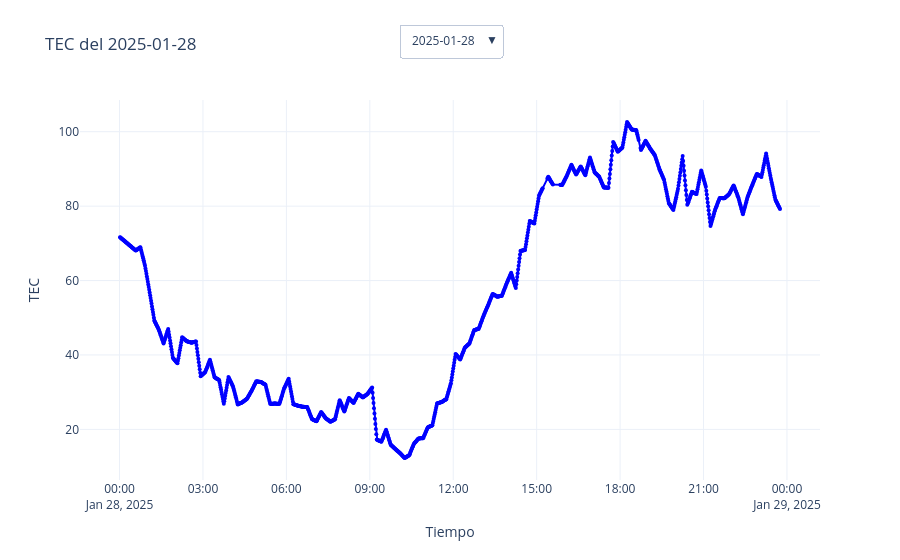
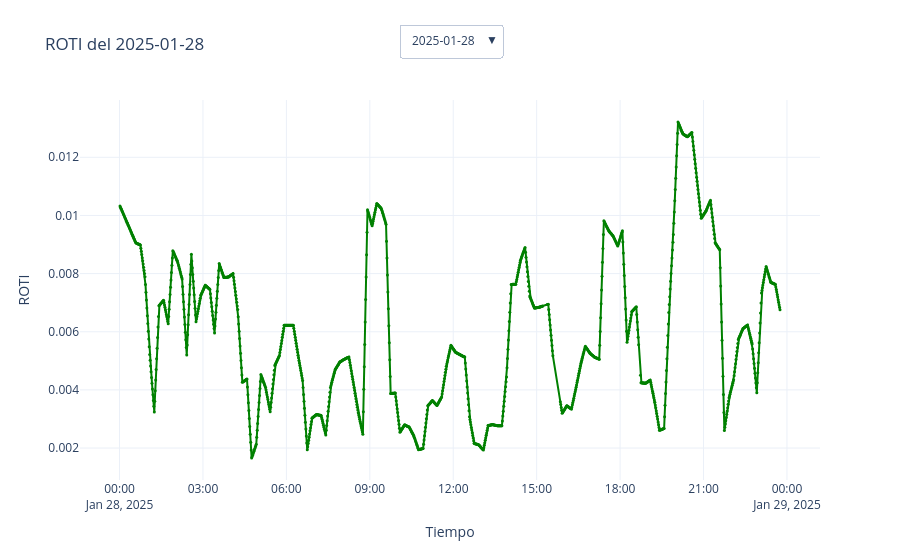

Notebook source saved alongside these figures, in order:
### Markdown cell above
# **📊 5. Visualización interactiva de TEC y ROTI**

El siguiente bloque genera gráficos dinámicos por día de observación con cintilación, usando Plotly.

### Code cell
# =====================================
# 5. Visualización interactiva de TEC y ROTI
# =====================================

df = df_FINAL_CINT.copy()
df["Fecha"] = df["Tiempo"].dt.date
fechas_unicas = sorted(df["Fecha"].unique())
n_fechas = len(fechas_unicas)

trazas_tec, trazas_roti = [], []
botones_fechas_tec, botones_fechas_roti = [], []

for i, fecha in enumerate(fechas_unicas):
    inicio = pd.to_datetime(fecha)
    fin = inicio + timedelta(days=1)
    df_dia = df[(df["Tiempo"] >= inicio) & (df["Tiempo"] < fin)]

    # --- TEC ---
    trazas_tec.append(go.Scatter(
        x=df_dia["Tiempo"], y=df_dia["TEC"],
        mode="lines+markers",
        name=f"TEC - {fecha}",
        marker=dict(size=4, color="blue"),
        visible=(i == 0)
    ))

    # --- ROTI ---
    trazas_roti.append(go.Scatter(
        x=df_dia["Tiempo"], y=df_dia["ROTI"],
        mode="lines+markers",
        name=f"ROTI - {fecha}",
        marker=dict(size=3, color="green"),
        visible=(i == 0)
    ))

    # Botones de selección
    vis_tec = [False] * n_fechas
    vis_roti = [False] * n_fechas
    vis_tec[i] = True
    vis_roti[i] = True

    botones_fechas_tec.append(dict(
        label=str(fecha),
        method="update",
        args=[{"visible": vis_tec}, {"title": f"TEC del {fecha}"}]
    ))

    botones_fechas_roti.append(dict(
        label=str(fecha),
        method="update",
        args=[{"visible": vis_roti}, {"title": f"ROTI del {fecha}"}]
    ))

# --- Figura TEC ---
fig_tec = go.Figure(data=trazas_tec)
fig_tec.update_layout(
    title=f"TEC del {fechas_unicas[0]}",
    xaxis_title="Tiempo", yaxis_title="TEC",
    template="plotly_white",
    updatemenus=[dict(buttons=botones_fechas_tec, direction="down", showactive=True, x=0.5, y=1.2, xanchor="center", yanchor="top")],
    height=400
)

# --- Figura ROTI ---
fig_roti = go.Figure(data=trazas_roti)
fig_roti.update_layout(
    title=f"ROTI del {fechas_unicas[0]}",
    xaxis_title="Tiempo", yaxis_title="ROTI",
    template="plotly_white",
    updatemenus=[dict(buttons=botones_fechas_roti, direction="down", showactive=True, x=0.5, y=1.2, xanchor="center", yanchor="top")],
    height=400
)

fig_tec.show()
fig_roti.show()

### Figure 1 — Plotly figure (JSON) as saved in the notebook; plotly's stock layout.template omitted (floating-point values rounded to 4 significant figures; data arrays with more than 128 entries replaced by an {"elided": "..."} marker saying what was removed)
{"data": [{"marker": {"color": "blue", "size": 4}, "mode": "lines+markers", "name": "TEC - 2025-01-28", "type": "scatter", "visible": true, "x": {"elided": "1398 str values"}, "y": {"elided": "1398 float values"}}, {"marker": {"color": "blue", "size": 4}, "mode": "lines+markers", "name": "TEC - 2025-01-30", "type": "scatter", "visible": false, "x": {"elided": "1425 str values"}, "y": {"elided": "1425 float values"}}, {"marker": {"color": "blue", "size": 4}, "mode": "lines+markers", "name": "TEC - 2025-01-31", "type": "scatter", "visible": false, "x": {"elided": "1425 str values"}, "y": {"elided": "1425 float values"}}, {"marker": {"color": "blue", "size": 4}, "mode": "lines+markers", "name": "TEC - 2025-02-01", "type": "scatter", "visible": false, "x": {"elided": "1425 str values"}, "y": {"elided": "1425 float values"}}, {"marker": {"color": "blue", "size": 4}, "mode": "lines+markers", "name": "TEC - 2025-02-04", "type": "scatter", "visible": false, "x": {"elided": "1425 str values"}, "y": {"elided": "1425 float values"}}, {"marker": {"color": "blue", "size": 4}, "mode": "lines+markers", "name": "TEC - 2025-02-05", "type": "scatter", "visible": false, "x": {"elided": "1425 str values"}, "y": {"elided": "1425 float values"}}, {"marker": {"color": "blue", "size": 4}, "mode": "lines+markers", "name": "TEC - 2025-02-06", "type": "scatter", "visible": false, "x": {"elided": "1425 str values"}, "y": {"elided": "1425 float values"}}, {"marker": {"color": "blue", "size": 4}, "mode": "lines+markers", "name": "TEC - 2025-02-07", "type": "scatter", "visible": false, "x": {"elided": "1425 str values"}, "y": {"elided": "1425 float values"}}, {"marker": {"color": "blue", "size": 4}, "mode": "lines+markers", "name": "TEC - 2025-02-08", "type": "scatter", "visible": false, "x": {"elided": "1425 str values"}, "y": {"elided": "1425 float values"}}, {"marker": {"color": "blue", "size": 4}, "mode": "lines+markers", "name": "TEC - 2025-02-09", "type": "scatter", "visible": false, "x": {"elided": "1425 str values"}, "y": {"elided": "1425 float values"}}, {"marker": {"color": "blue", "size": 4}, "mode": "lines+markers", "name": "TEC - 2025-02-11", "type": "scatter", "visible": false, "x": {"elided": "1425 str values"}, "y": {"elided": "1425 float values"}}, {"marker": {"color": "blue", "size": 4}, "mode": "lines+markers", "name": "TEC - 2025-02-12", "type": "scatter", "visible": false, "x": {"elided": "1425 str values"}, "y": {"elided": "1425 float values"}}, {"marker": {"color": "blue", "size": 4}, "mode": "lines+markers", "name": "TEC - 2025-02-13", "type": "scatter", "visible": false, "x": {"elided": "1425 str values"}, "y": {"elided": "1425 float values"}}, {"marker": {"color": "blue", "size": 4}, "mode": "lines+markers", "name": "TEC - 2025-02-14", "type": "scatter", "visible": false, "x": {"elided": "1005 str values"}, "y": {"elided": "1005 float values"}}, {"marker": {"color": "blue", "size": 4}, "mode": "lines+markers", "name": "TEC - 2025-02-21", "type": "scatter", "visible": false, "x": {"elided": "1425 str values"}, "y": {"elided": "1425 float values"}}, {"marker": {"color": "blue", "size": 4}, "mode": "lines+markers", "name": "TEC - 2025-02-25", "type": "scatter", "visible": false, "x": {"elided": "1425 str values"}, "y": {"elided": "1425 float values"}}, {"marker": {"color": "blue", "size": 4}, "mode": "lines+markers", "name": "TEC - 2025-02-26", "type": "scatter", "visible": false, "x": {"elided": "1425 str values"}, "y": {"elided": "1425 float values"}}, {"marker": {"color": "blue", "size": 4}, "mode": "lines+markers", "name": "TEC - 2025-03-06", "type": "scatter", "visible": false, "x": {"elided": "1425 str values"}, "y": {"elided": "1425 float values"}}, {"marker": {"color": "blue", "size": 4}, "mode": "lines+markers", "name": "TEC - 2025-03-07", "type": "scatter", "visible": false, "x": {"elided": "1425 str values"}, "y": {"elided": "1425 float values"}}, {"marker": {"color": "blue", "size": 4}, "mode": "lines+markers", "name": "TEC - 2025-03-08", "type": "scatter", "visible": false, "x": {"elided": "1425 str values"}, "y": {"elided": "1425 float values"}}, {"marker": {"color": "blue", "size": 4}, "mode": "lines+markers", "name": "TEC - 2025-03-12", "type": "scatter", "visible": false, "x": {"elided": "1425 str values"}, "y": {"elided": "1425 float values"}}, {"marker": {"color": "blue", "size": 4}, "mode": "lines+markers", "name": "TEC - 2025-03-13", "type": "scatter", "visible": false, "x": {"elided": "1424 str values"}, "y": {"elided": "1424 float values"}}, {"marker": {"color": "blue", "size": 4}, "mode": "lines+markers", "name": "TEC - 2025-03-14", "type": "scatter", "visible": false, "x": {"elided": "1425 str values"}, "y": {"elided": "1425 float values"}}, {"marker": {"color": "blue", "size": 4}, "mode": "lines+markers", "name": "TEC - 2025-03-16", "type": "scatter", "visible": false, "x": {"elided": "1425 str values"}, "y": {"elided": "1425 float values"}}, {"marker": {"color": "blue", "size": 4}, "mode": "lines+markers", "name": "TEC - 2025-03-18", "type": "scatter", "visible": false, "x": {"elided": "1425 str values"}, "y": {"elided": "1425 float values"}}, {"marker": {"color": "blue", "size": 4}, "mode": "lines+markers", "name": "TEC - 2025-03-22", "type": "scatter", "visible": false, "x": {"elided": "1386 str values"}, "y": {"elided": "1386 float values"}}, {"marker": {"color": "blue", "size": 4}, "mode": "lines+markers", "name": "TEC - 2025-03-30", "type": "scatter", "visible": false, "x": {"elided": "1425 str values"}, "y": {"elided": "1425 float values"}}, {"marker": {"color": "blue", "size": 4}, "mode": "lines+markers", "name": "TEC - 2025-04-02", "type": "scatter", "visible": false, "x": {"elided": "1425 str values"}, "y": {"elided": "1425 float values"}}, {"marker": {"color": "blue", "size": 4}, "mode": "lines+markers", "name": "TEC - 2025-04-03", "type": "scatter", "visible": false, "x": {"elided": "1425 str values"}, "y": {"elided": "1425 float values"}}], "layout": {"autosize": true, "title": {"text": "TEC del 2025-01-28"}, "updatemenus": [{"buttons": [{"args": [{"visible": [true, false, false, false, false, false, false, false, false, false, false, false, false, false, false, false, false, false, false, false, false, false, false, false, false, false, false, false, false]}, {"title": "TEC del 2025-01-28"}], "label": "2025-01-28", "method": "update"}, {"args": [{"visible": [false, true, false, false, false, false, false, false, false, false, false, false, false, false, false, false, false, false, false, false, false, false, false, false, false, false, false, false, false]}, {"title": "TEC del 2025-01-30"}], "label": "2025-01-30", "method": "update"}, {"args": [{"visible": [false, false, true, false, false, false, false, false, false, false, false, false, false, false, false, false, false, false, false, false, false, false, false, false, false, false, false, false, false]}, {"title": "TEC del 2025-01-31"}], "label": "2025-01-31", "method": "update"}, {"args": [{"visible": [false, false, false, true, false, false, false, false, false, false, false, false, false, false, false, false, false, false, false, false, false, false, false, false, false, false, false, false, false]}, {"title": "TEC del 2025-02-01"}], "label": "2025-02-01", "method": "update"}, {"args": [{"visible": [false, false, false, false, true, false, false, false, false, false, false, false, false, false, false, false, false, false, false, false, false, false, false, false, false, false, false, false, false]}, {"title": "TEC del 2025-02-04"}], "label": "2025-02-04", "method": "update"}, {"args": [{"visible": [false, false, false, false, false, true, false, false, false, false, false, false, false, false, false, false, false, false, false, false, false, false, false, false, false, false, false, false, false]}, {"title": "TEC del 2025-02-05"}], "label": "2025-02-05", "method": "update"}, {"args": [{"visible": [false, false, false, false, false, false, true, false, false, false, false, false, false, false, false, false, false, false, false, false, false, false, false, false, false, false, false, false, false]}, {"title": "TEC del 2025-02-06"}], "label": "2025-02-06", "method": "update"}, {"args": [{"visible": [false, false, false, false, false, false, false, true, false, false, false, false, false, false, false, false, false, false, false, false, false, false, false, false, false, false, false, false, false]}, {"title": "TEC del 2025-02-07"}], "label": "2025-02-07", "method": "update"}, {"args": [{"visible": [false, false, false, false, false, false, false, false, true, false, false, false, false, false, false, false, false, false, false, false, false, false, false, false, false, false, false, false, false]}, {"title": "TEC del 2025-02-08"}], "label": "2025-02-08", "method": "update"}, {"args": [{"visible": [false, false, false, false, false, false, false, false, false, true, false, false, false, false, false, false, false, false, false, false, false, false, false, false, false, false, false, false, false]}, {"title": "TEC del 2025-02-09"}], "label": "2025-02-09", "method": "update"}, {"args": [{"visible": [false, false, false, false, false, false, false, false, false, false, true, false, false, false, false, false, false, false, false, false, false, false, false, false, false, false, false, false, false]}, {"title": "TEC del 2025-02-11"}], "label": "2025-02-11", "method": "update"}, {"args": [{"visible": [false, false, false, false, false, false, false, false, false, false, false, true, false, false, false, false, false, false, false, false, false, false, false, false, false, false, false, false, false]}, {"title": "TEC del 2025-02-12"}], "label": "2025-02-12", "method": "update"}, {"args": [{"visible": [false, false, false, false, false, false, false, false, false, false, false, false, true, false, false, false, false, false, false, false, false, false, false, false, false, false, false, false, false]}, {"title": "TEC del 2025-02-13"}], "label": "2025-02-13", "method": "update"}, {"args": [{"visible": [false, false, false, false, false, false, false, false, false, false, false, false, false, true, false, false, false, false, false, false, false, false, false, false, false, false, false, false, false]}, {"title": "TEC del 2025-02-14"}], "label": "2025-02-14", "method": "update"}, {"args": [{"visible": [false, false, false, false, false, false, false, false, false, false, false, false, false, false, true, false, false, false, false, false, false, false, false, false, false, false, false, false, false]}, {"title": "TEC del 2025-02-21"}], "label": "2025-02-21", "method": "update"}, {"args": [{"visible": [false, false, false, false, false, false, false, false, false, false, false, false, false, false, false, true, false, false, false, false, false, false, false, false, false, false, false, false, false]}, {"title": "TEC del 2025-02-25"}], "label": "2025-02-25", "method": "update"}, {"args": [{"visible": [false, false, false, false, false, false, false, false, false, false, false, false, false, false, false, false, true, false, false, false, false, false, false, false, false, false, false, false, false]}, {"title": "TEC del 2025-02-26"}], "label": "2025-02-26", "method": "update"}, {"args": [{"visible": [false, false, false, false, false, false, false, false, false, false, false, false, false, false, false, false, false, true, false, false, false, false, false, false, false, false, false, false, false]}, {"title": "TEC del 2025-03-06"}], "label": "2025-03-06", "method": "update"}, {"args": [{"visible": [false, false, false, false, false, false, false, false, false, false, false, false, false, false, false, false, false, false, true, false, false, false, false, false, false, false, false, false, false]}, {"title": "TEC del 2025-03-07"}], "label": "2025-03-07", "method": "update"}, {"args": [{"visible": [false, false, false, false, false, false, false, false, false, false, false, false, false, false, false, false, false, false, false, true, false, false, false, false, false, false, false, false, false]}, {"title": "TEC del 2025-03-08"}], "label": "2025-03-08", "method": "update"}, {"args": [{"visible": [false, false, false, false, false, false, false, false, false, false, false, false, false, false, false, false, false, false, false, false, true, false, false, false, false, false, false, false, false]}, {"title": "TEC del 2025-03-12"}], "label": "2025-03-12", "method": "update"}, {"args": [{"visible": [false, false, false, false, false, false, false, false, false, false, false, false, false, false, false, false, false, false, false, false, false, true, false, false, false, false, false, false, false]}, {"title": "TEC del 2025-03-13"}], "label": "2025-03-13", "method": "update"}, {"args": [{"visible": [false, false, false, false, false, false, false, false, false, false, false, false, false, false, false, false, false, false, false, false, false, false, true, false, false, false, false, false, false]}, {"title": "TEC del 2025-03-14"}], "label": "2025-03-14", "method": "update"}, {"args": [{"visible": [false, false, false, false, false, false, false, false, false, false, false, false, false, false, false, false, false, false, false, false, false, false, false, true, false, false, false, false, false]}, {"title": "TEC del 2025-03-16"}], "label": "2025-03-16", "method": "update"}, {"args": [{"visible": [false, false, false, false, false, false, false, false, false, false, false, false, false, false, false, false, false, false, false, false, false, false, false, false, true, false, false, false, false]}, {"title": "TEC del 2025-03-18"}], "label": "2025-03-18", "method": "update"}, {"args": [{"visible": [false, false, false, false, false, false, false, false, false, false, false, false, false, false, false, false, false, false, false, false, false, false, false, false, false, true, false, false, false]}, {"title": "TEC del 2025-03-22"}], "label": "2025-03-22", "method": "update"}, {"args": [{"visible": [false, false, false, false, false, false, false, false, false, false, false, false, false, false, false, false, false, false, false, false, false, false, false, false, false, false, true, false, false]}, {"title": "TEC del 2025-03-30"}], "label": "2025-03-30", "method": "update"}, {"args": [{"visible": [false, false, false, false, false, false, false, false, false, false, false, false, false, false, false, false, false, false, false, false, false, false, false, false, false, false, false, true, false]}, {"title": "TEC del 2025-04-02"}], "label": "2025-04-02", "method": "update"}, {"args": [{"visible": [false, false, false, false, false, false, false, false, false, false, false, false, false, false, false, false, false, false, false, false, false, false, false, false, false, false, false, false, true]}, {"title": "TEC del 2025-04-03"}], "label": "2025-04-03", "method": "update"}], "direction": "down", "showactive": true, "x": 0.5, "xanchor": "center", "y": 1.2, "yanchor": "top"}], "xaxis": {"autorange": true, "range": ["2025-01-27 22:36:15.372", "2025-01-29 01:09:44.628"], "title": {"text": "Tiempo"}, "type": "date"}, "yaxis": {"autorange": true, "range": [5.361, 109.6], "title": {"text": "TEC"}, "type": "linear"}}}

### Figure 2 — Plotly figure (JSON) as saved in the notebook; plotly's stock layout.template omitted (floating-point values rounded to 4 significant figures; data arrays with more than 128 entries replaced by an {"elided": "..."} marker saying what was removed)
{"data": [{"marker": {"color": "green", "size": 3}, "mode": "lines+markers", "name": "ROTI - 2025-01-28", "type": "scatter", "visible": true, "x": {"elided": "1398 str values"}, "y": {"elided": "1398 float values"}}, {"marker": {"color": "green", "size": 3}, "mode": "lines+markers", "name": "ROTI - 2025-01-30", "type": "scatter", "visible": false, "x": {"elided": "1425 str values"}, "y": {"elided": "1425 float values"}}, {"marker": {"color": "green", "size": 3}, "mode": "lines+markers", "name": "ROTI - 2025-01-31", "type": "scatter", "visible": false, "x": {"elided": "1425 str values"}, "y": {"elided": "1425 float values"}}, {"marker": {"color": "green", "size": 3}, "mode": "lines+markers", "name": "ROTI - 2025-02-01", "type": "scatter", "visible": false, "x": {"elided": "1425 str values"}, "y": {"elided": "1425 float values"}}, {"marker": {"color": "green", "size": 3}, "mode": "lines+markers", "name": "ROTI - 2025-02-04", "type": "scatter", "visible": false, "x": {"elided": "1425 str values"}, "y": {"elided": "1425 float values"}}, {"marker": {"color": "green", "size": 3}, "mode": "lines+markers", "name": "ROTI - 2025-02-05", "type": "scatter", "visible": false, "x": {"elided": "1425 str values"}, "y": {"elided": "1425 float values"}}, {"marker": {"color": "green", "size": 3}, "mode": "lines+markers", "name": "ROTI - 2025-02-06", "type": "scatter", "visible": false, "x": {"elided": "1425 str values"}, "y": {"elided": "1425 float values"}}, {"marker": {"color": "green", "size": 3}, "mode": "lines+markers", "name": "ROTI - 2025-02-07", "type": "scatter", "visible": false, "x": {"elided": "1425 str values"}, "y": {"elided": "1425 float values"}}, {"marker": {"color": "green", "size": 3}, "mode": "lines+markers", "name": "ROTI - 2025-02-08", "type": "scatter", "visible": false, "x": {"elided": "1425 str values"}, "y": {"elided": "1425 float values"}}, {"marker": {"color": "green", "size": 3}, "mode": "lines+markers", "name": "ROTI - 2025-02-09", "type": "scatter", "visible": false, "x": {"elided": "1425 str values"}, "y": {"elided": "1425 float values"}}, {"marker": {"color": "green", "size": 3}, "mode": "lines+markers", "name": "ROTI - 2025-02-11", "type": "scatter", "visible": false, "x": {"elided": "1425 str values"}, "y": {"elided": "1425 float values"}}, {"marker": {"color": "green", "size": 3}, "mode": "lines+markers", "name": "ROTI - 2025-02-12", "type": "scatter", "visible": false, "x": {"elided": "1425 str values"}, "y": {"elided": "1425 float values"}}, {"marker": {"color": "green", "size": 3}, "mode": "lines+markers", "name": "ROTI - 2025-02-13", "type": "scatter", "visible": false, "x": {"elided": "1425 str values"}, "y": {"elided": "1425 float values"}}, {"marker": {"color": "green", "size": 3}, "mode": "lines+markers", "name": "ROTI - 2025-02-14", "type": "scatter", "visible": false, "x": {"elided": "1005 str values"}, "y": {"elided": "1005 float values"}}, {"marker": {"color": "green", "size": 3}, "mode": "lines+markers", "name": "ROTI - 2025-02-21", "type": "scatter", "visible": false, "x": {"elided": "1425 str values"}, "y": {"elided": "1425 float values"}}, {"marker": {"color": "green", "size": 3}, "mode": "lines+markers", "name": "ROTI - 2025-02-25", "type": "scatter", "visible": false, "x": {"elided": "1425 str values"}, "y": {"elided": "1425 float values"}}, {"marker": {"color": "green", "size": 3}, "mode": "lines+markers", "name": "ROTI - 2025-02-26", "type": "scatter", "visible": false, "x": {"elided": "1425 str values"}, "y": {"elided": "1425 float values"}}, {"marker": {"color": "green", "size": 3}, "mode": "lines+markers", "name": "ROTI - 2025-03-06", "type": "scatter", "visible": false, "x": {"elided": "1425 str values"}, "y": {"elided": "1425 float values"}}, {"marker": {"color": "green", "size": 3}, "mode": "lines+markers", "name": "ROTI - 2025-03-07", "type": "scatter", "visible": false, "x": {"elided": "1425 str values"}, "y": {"elided": "1425 float values"}}, {"marker": {"color": "green", "size": 3}, "mode": "lines+markers", "name": "ROTI - 2025-03-08", "type": "scatter", "visible": false, "x": {"elided": "1425 str values"}, "y": {"elided": "1425 float values"}}, {"marker": {"color": "green", "size": 3}, "mode": "lines+markers", "name": "ROTI - 2025-03-12", "type": "scatter", "visible": false, "x": {"elided": "1425 str values"}, "y": {"elided": "1425 float values"}}, {"marker": {"color": "green", "size": 3}, "mode": "lines+markers", "name": "ROTI - 2025-03-13", "type": "scatter", "visible": false, "x": {"elided": "1424 str values"}, "y": {"elided": "1424 float values"}}, {"marker": {"color": "green", "size": 3}, "mode": "lines+markers", "name": "ROTI - 2025-03-14", "type": "scatter", "visible": false, "x": {"elided": "1425 str values"}, "y": {"elided": "1425 float values"}}, {"marker": {"color": "green", "size": 3}, "mode": "lines+markers", "name": "ROTI - 2025-03-16", "type": "scatter", "visible": false, "x": {"elided": "1425 str values"}, "y": {"elided": "1425 float values"}}, {"marker": {"color": "green", "size": 3}, "mode": "lines+markers", "name": "ROTI - 2025-03-18", "type": "scatter", "visible": false, "x": {"elided": "1425 str values"}, "y": {"elided": "1425 float values"}}, {"marker": {"color": "green", "size": 3}, "mode": "lines+markers", "name": "ROTI - 2025-03-22", "type": "scatter", "visible": false, "x": {"elided": "1386 str values"}, "y": {"elided": "1386 float values"}}, {"marker": {"color": "green", "size": 3}, "mode": "lines+markers", "name": "ROTI - 2025-03-30", "type": "scatter", "visible": false, "x": {"elided": "1425 str values"}, "y": {"elided": "1425 float values"}}, {"marker": {"color": "green", "size": 3}, "mode": "lines+markers", "name": "ROTI - 2025-04-02", "type": "scatter", "visible": false, "x": {"elided": "1425 str values"}, "y": {"elided": "1425 float values"}}, {"marker": {"color": "green", "size": 3}, "mode": "lines+markers", "name": "ROTI - 2025-04-03", "type": "scatter", "visible": false, "x": {"elided": "1425 str values"}, "y": {"elided": "1425 float values"}}], "layout": {"autosize": true, "title": {"text": "ROTI del 2025-01-28"}, "updatemenus": [{"buttons": [{"args": [{"visible": [true, false, false, false, false, false, false, false, false, false, false, false, false, false, false, false, false, false, false, false, false, false, false, false, false, false, false, false, false]}, {"title": "ROTI del 2025-01-28"}], "label": "2025-01-28", "method": "update"}, {"args": [{"visible": [false, true, false, false, false, false, false, false, false, false, false, false, false, false, false, false, false, false, false, false, false, false, false, false, false, false, false, false, false]}, {"title": "ROTI del 2025-01-30"}], "label": "2025-01-30", "method": "update"}, {"args": [{"visible": [false, false, true, false, false, false, false, false, false, false, false, false, false, false, false, false, false, false, false, false, false, false, false, false, false, false, false, false, false]}, {"title": "ROTI del 2025-01-31"}], "label": "2025-01-31", "method": "update"}, {"args": [{"visible": [false, false, false, true, false, false, false, false, false, false, false, false, false, false, false, false, false, false, false, false, false, false, false, false, false, false, false, false, false]}, {"title": "ROTI del 2025-02-01"}], "label": "2025-02-01", "method": "update"}, {"args": [{"visible": [false, false, false, false, true, false, false, false, false, false, false, false, false, false, false, false, false, false, false, false, false, false, false, false, false, false, false, false, false]}, {"title": "ROTI del 2025-02-04"}], "label": "2025-02-04", "method": "update"}, {"args": [{"visible": [false, false, false, false, false, true, false, false, false, false, false, false, false, false, false, false, false, false, false, false, false, false, false, false, false, false, false, false, false]}, {"title": "ROTI del 2025-02-05"}], "label": "2025-02-05", "method": "update"}, {"args": [{"visible": [false, false, false, false, false, false, true, false, false, false, false, false, false, false, false, false, false, false, false, false, false, false, false, false, false, false, false, false, false]}, {"title": "ROTI del 2025-02-06"}], "label": "2025-02-06", "method": "update"}, {"args": [{"visible": [false, false, false, false, false, false, false, true, false, false, false, false, false, false, false, false, false, false, false, false, false, false, false, false, false, false, false, false, false]}, {"title": "ROTI del 2025-02-07"}], "label": "2025-02-07", "method": "update"}, {"args": [{"visible": [false, false, false, false, false, false, false, false, true, false, false, false, false, false, false, false, false, false, false, false, false, false, false, false, false, false, false, false, false]}, {"title": "ROTI del 2025-02-08"}], "label": "2025-02-08", "method": "update"}, {"args": [{"visible": [false, false, false, false, false, false, false, false, false, true, false, false, false, false, false, false, false, false, false, false, false, false, false, false, false, false, false, false, false]}, {"title": "ROTI del 2025-02-09"}], "label": "2025-02-09", "method": "update"}, {"args": [{"visible": [false, false, false, false, false, false, false, false, false, false, true, false, false, false, false, false, false, false, false, false, false, false, false, false, false, false, false, false, false]}, {"title": "ROTI del 2025-02-11"}], "label": "2025-02-11", "method": "update"}, {"args": [{"visible": [false, false, false, false, false, false, false, false, false, false, false, true, false, false, false, false, false, false, false, false, false, false, false, false, false, false, false, false, false]}, {"title": "ROTI del 2025-02-12"}], "label": "2025-02-12", "method": "update"}, {"args": [{"visible": [false, false, false, false, false, false, false, false, false, false, false, false, true, false, false, false, false, false, false, false, false, false, false, false, false, false, false, false, false]}, {"title": "ROTI del 2025-02-13"}], "label": "2025-02-13", "method": "update"}, {"args": [{"visible": [false, false, false, false, false, false, false, false, false, false, false, false, false, true, false, false, false, false, false, false, false, false, false, false, false, false, false, false, false]}, {"title": "ROTI del 2025-02-14"}], "label": "2025-02-14", "method": "update"}, {"args": [{"visible": [false, false, false, false, false, false, false, false, false, false, false, false, false, false, true, false, false, false, false, false, false, false, false, false, false, false, false, false, false]}, {"title": "ROTI del 2025-02-21"}], "label": "2025-02-21", "method": "update"}, {"args": [{"visible": [false, false, false, false, false, false, false, false, false, false, false, false, false, false, false, true, false, false, false, false, false, false, false, false, false, false, false, false, false]}, {"title": "ROTI del 2025-02-25"}], "label": "2025-02-25", "method": "update"}, {"args": [{"visible": [false, false, false, false, false, false, false, false, false, false, false, false, false, false, false, false, true, false, false, false, false, false, false, false, false, false, false, false, false]}, {"title": "ROTI del 2025-02-26"}], "label": "2025-02-26", "method": "update"}, {"args": [{"visible": [false, false, false, false, false, false, false, false, false, false, false, false, false, false, false, false, false, true, false, false, false, false, false, false, false, false, false, false, false]}, {"title": "ROTI del 2025-03-06"}], "label": "2025-03-06", "method": "update"}, {"args": [{"visible": [false, false, false, false, false, false, false, false, false, false, false, false, false, false, false, false, false, false, true, false, false, false, false, false, false, false, false, false, false]}, {"title": "ROTI del 2025-03-07"}], "label": "2025-03-07", "method": "update"}, {"args": [{"visible": [false, false, false, false, false, false, false, false, false, false, false, false, false, false, false, false, false, false, false, true, false, false, false, false, false, false, false, false, false]}, {"title": "ROTI del 2025-03-08"}], "label": "2025-03-08", "method": "update"}, {"args": [{"visible": [false, false, false, false, false, false, false, false, false, false, false, false, false, false, false, false, false, false, false, false, true, false, false, false, false, false, false, false, false]}, {"title": "ROTI del 2025-03-12"}], "label": "2025-03-12", "method": "update"}, {"args": [{"visible": [false, false, false, false, false, false, false, false, false, false, false, false, false, false, false, false, false, false, false, false, false, true, false, false, false, false, false, false, false]}, {"title": "ROTI del 2025-03-13"}], "label": "2025-03-13", "method": "update"}, {"args": [{"visible": [false, false, false, false, false, false, false, false, false, false, false, false, false, false, false, false, false, false, false, false, false, false, true, false, false, false, false, false, false]}, {"title": "ROTI del 2025-03-14"}], "label": "2025-03-14", "method": "update"}, {"args": [{"visible": [false, false, false, false, false, false, false, false, false, false, false, false, false, false, false, false, false, false, false, false, false, false, false, true, false, false, false, false, false]}, {"title": "ROTI del 2025-03-16"}], "label": "2025-03-16", "method": "update"}, {"args": [{"visible": [false, false, false, false, false, false, false, false, false, false, false, false, false, false, false, false, false, false, false, false, false, false, false, false, true, false, false, false, false]}, {"title": "ROTI del 2025-03-18"}], "label": "2025-03-18", "method": "update"}, {"args": [{"visible": [false, false, false, false, false, false, false, false, false, false, false, false, false, false, false, false, false, false, false, false, false, false, false, false, false, true, false, false, false]}, {"title": "ROTI del 2025-03-22"}], "label": "2025-03-22", "method": "update"}, {"args": [{"visible": [false, false, false, false, false, false, false, false, false, false, false, false, false, false, false, false, false, false, false, false, false, false, false, false, false, false, true, false, false]}, {"title": "ROTI del 2025-03-30"}], "label": "2025-03-30", "method": "update"}, {"args": [{"visible": [false, false, false, false, false, false, false, false, false, false, false, false, false, false, false, false, false, false, false, false, false, false, false, false, false, false, false, true, false]}, {"title": "ROTI del 2025-04-02"}], "label": "2025-04-02", "method": "update"}, {"args": [{"visible": [false, false, false, false, false, false, false, false, false, false, false, false, false, false, false, false, false, false, false, false, false, false, false, false, false, false, false, false, true]}, {"title": "ROTI del 2025-04-03"}], "label": "2025-04-03", "method": "update"}], "direction": "down", "showactive": true, "x": 0.5, "xanchor": "center", "y": 1.2, "yanchor": "top"}], "xaxis": {"autorange": true, "range": ["2025-01-27 22:36:15.372", "2025-01-29 01:09:44.628"], "title": {"text": "Tiempo"}, "type": "date"}, "yaxis": {"autorange": true, "range": [0.0007689, 0.0141], "title": {"text": "ROTI"}, "type": "linear"}}}
